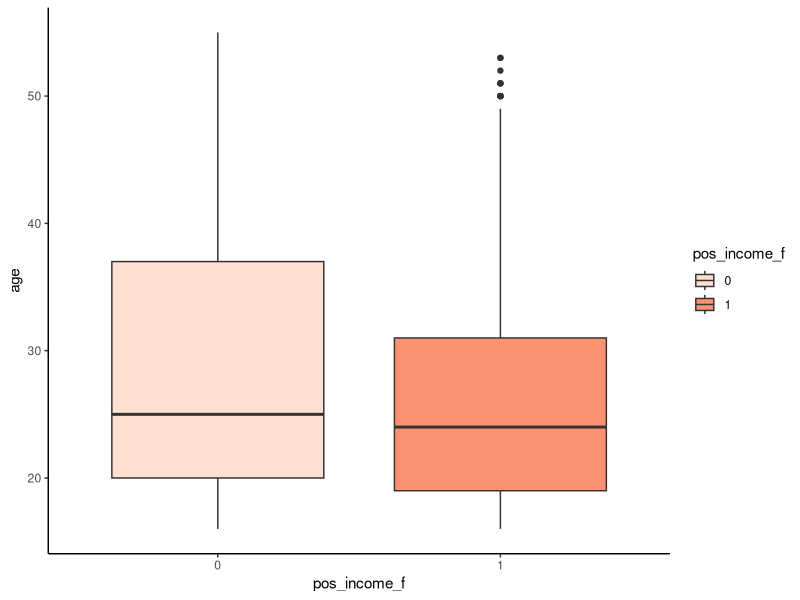
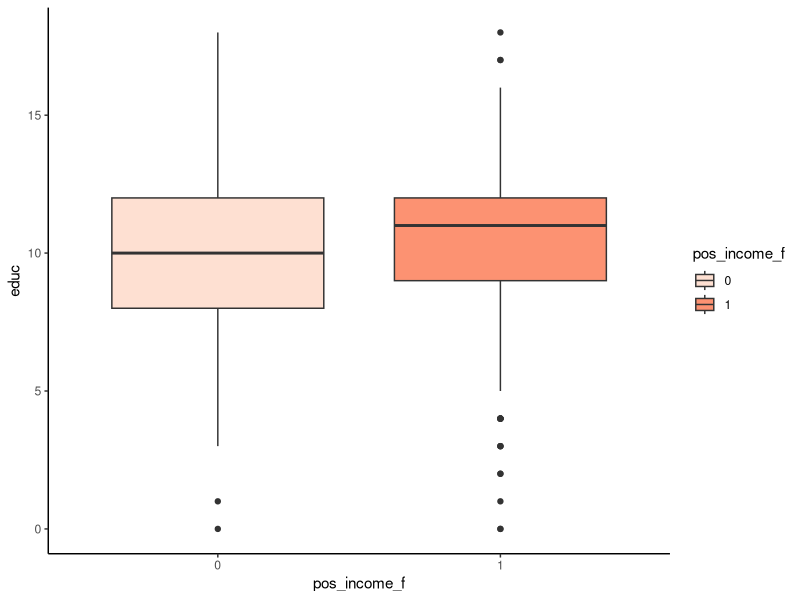
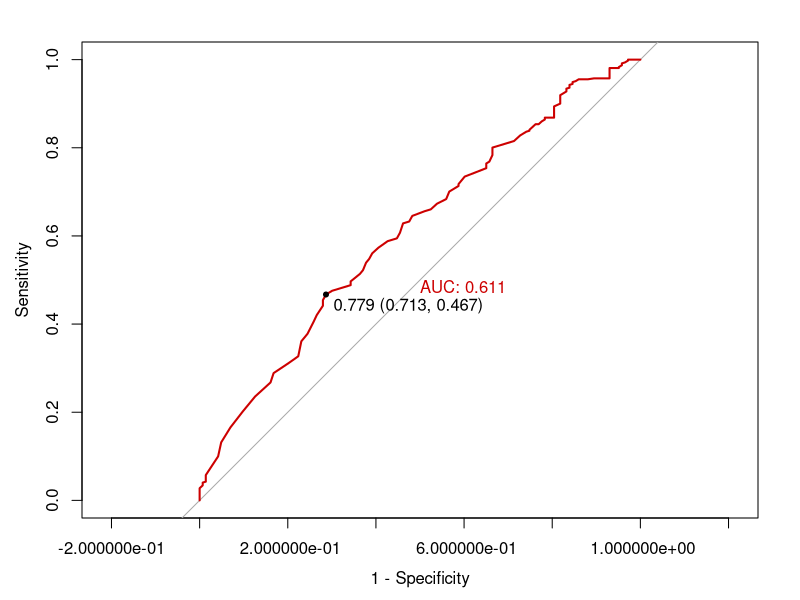
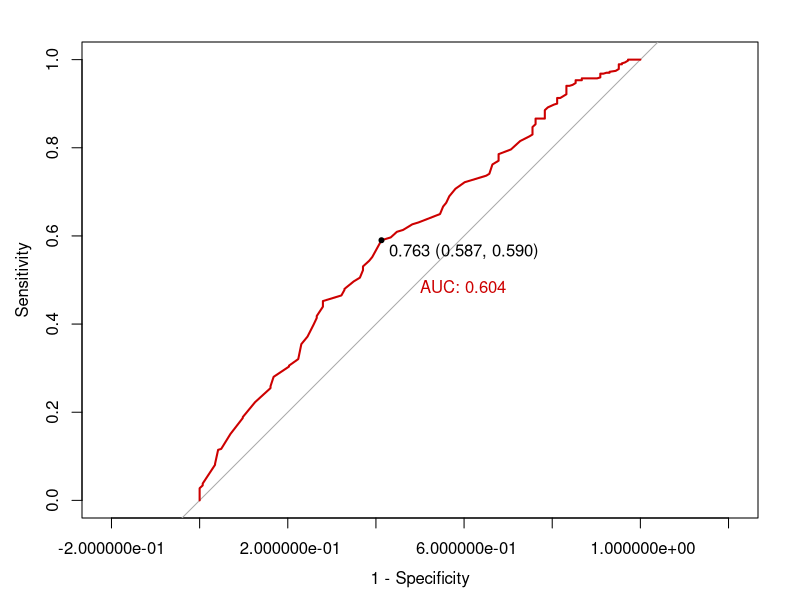
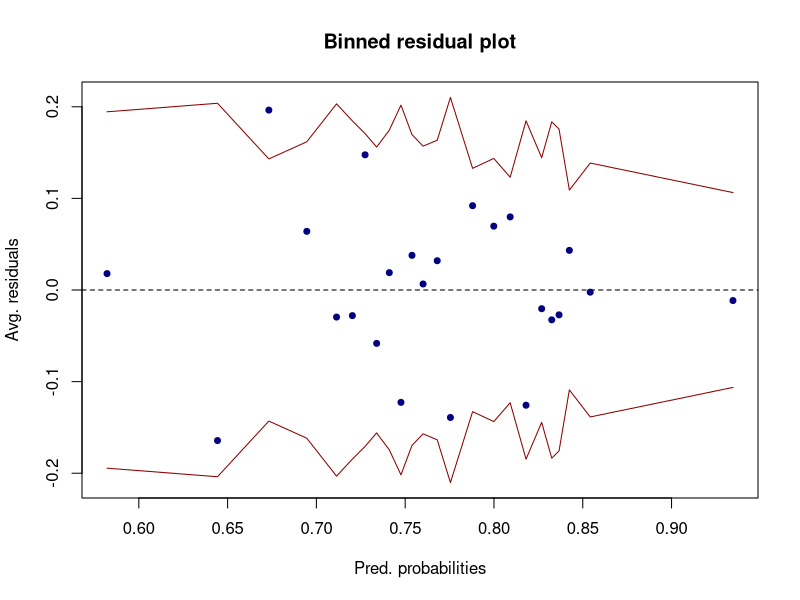
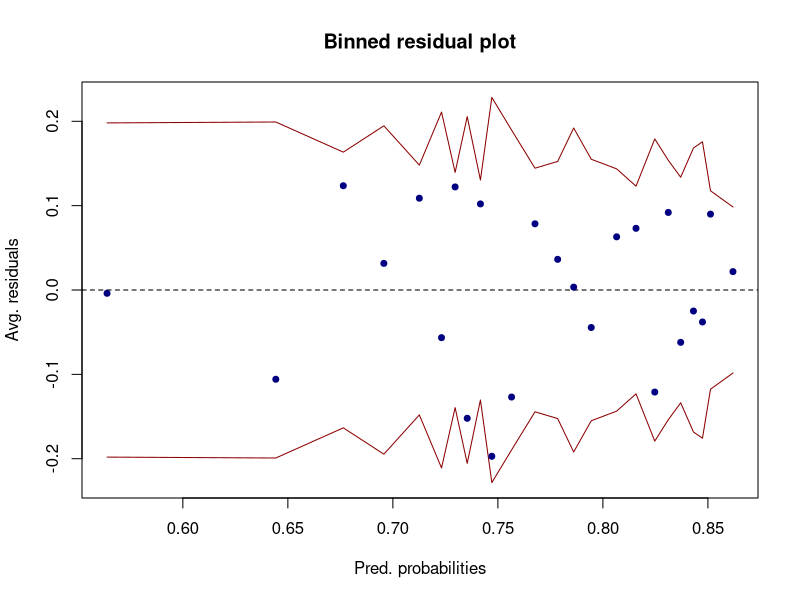

Write R code to recreate these figures, in order.
rm(list = ls())

library(arm)
library(rms)
library(pROC)
library(e1071)
library(caret)
library(ggplot2)
library(plyr)
require(gridExtra)


##########################################################################
############################ 0. Loading the data #########################
##########################################################################


data <- read.csv("lalondedata.txt", sep=',')

head(data)
str(data)
dim(data)
summary(data)

data$X <- NULL
data$treat <- as.factor(data$treat)
data$black <- as.factor(data$black)
data$hispan <- as.factor(data$hispan)
data$married <- as.factor(data$married)
data$nodegree <- as.factor(data$nodegree)
data$pos_income <- as.integer(data$re78 > 0)
data$pos_income_f <- as.factor(data$pos_income)
# data$race <- data$black


##########################################################################
############################### 1. EDA ###################################
##########################################################################


cond_prob <- function (df, col1, col2) {
  round(apply(table(df[, c(col1, col2)])/sum(table(df[, c(col1, col2)])),
              2,function(x) x/sum(x)), 2)
}


cond_prob(data, "pos_income_f",  "treat")
chisq.test(table(data[,c("pos_income_f", "treat")]))

cond_prob(data, "pos_income_f",  "black")
chisq.test(table(data[,c("pos_income_f", "black")]))  # **

cond_prob(data, "pos_income_f",  "hispan")
chisq.test(table(data[,c("pos_income_f", "hispan")]))

cond_prob(data, "pos_income_f",  "married")
chisq.test(table(data[,c("pos_income_f", "married")]))

cond_prob(data, "pos_income_f",  "nodegree")
chisq.test(table(data[,c("pos_income_f", "nodegree")]))


ggplot(data,aes(x=pos_income_f, y=age, fill=pos_income_f)) +
  geom_boxplot() +
  scale_fill_brewer(palette="Reds") + 
  theme_classic()

ggplot(data,aes(x=pos_income_f, y=educ, fill=pos_income_f)) +  # **
  geom_boxplot() +
  scale_fill_brewer(palette="Reds") + 
  theme_classic()

# Interactions
cond_prob(data[data$black == 1,], "pos_income_f",  "treat")    # **  
cond_prob(data[data$black == 0,], "pos_income_f",  "treat")
table(data[, c("treat", "black")])


cond_prob(data[data$hispan == 1,], "pos_income_f",  "treat")   
cond_prob(data[data$hispan == 0,], "pos_income_f",  "treat")

data$sum_r <- (as.integer(data$black) - 1) + (as.integer(data$hispan) - 1)
table(data$sum_r)

cond_prob(data[data$married == 1,], "pos_income_f",  "treat")  # ** 
cond_prob(data[data$married == 0,], "pos_income_f",  "treat")

cond_prob(data[data$nodegree == 1,], "pos_income_f",  "treat")   
cond_prob(data[data$nodegree == 0,], "pos_income_f",  "treat")


##########################################################################
############################### 2. Model Selection #######################
##########################################################################


null_model <- glm(pos_income_f ~ treat, data = data, family=binomial)
full_model <- glm(pos_income_f ~ treat + black + hispan + 
                    age + educ + married + treat * black + treat * married,
                  data=data, family=binomial)
step_model <- step(null_model, scope = list(lower=null_model, upper=full_model),
                   direction='both', trace=0)

# Model with no interactions
nointeract_model <- glm(pos_income_f ~ treat + age + black,
                      data=data, family=binomial)
anova(step_model, nointeract_model, test='Chisq')  # non significant interaction
                                                   # treat * black

step_model_matrix <- confusionMatrix(as.factor(ifelse(fitted(step_model) >= 0.5, "1", "0")),
                                     data$pos_income_f, positive = "1")
step_model_matrix$overall["Accuracy"]
sum(as.integer(data$pos_income)) / nrow(data)
step_model_matrix$byClass[c("Sensitivity","Specificity")]

roc(data$pos_income_f, fitted(step_model),
    plot=T, print.thres="best", legacy.axes=T,
    print.auc =T, col="red3")

step_model_matrix <- confusionMatrix(as.factor(ifelse(fitted(step_model) >= 0.779, "1", "0")),
                                     data$pos_income_f, positive = "1")
step_model_matrix$overall["Accuracy"]
sum(as.integer(data$pos_income)) / nrow(data)
step_model_matrix$byClass[c("Sensitivity","Specificity")]


ni_model_matrix <- confusionMatrix(as.factor(ifelse(fitted(nointeract_model) >= 0.5, "1", "0")),
                                     data$pos_income_f, positive = "1")
ni_model_matrix$overall["Accuracy"]
sum(as.integer(data$pos_income)) / nrow(data)
ni_model_matrix$byClass[c("Sensitivity","Specificity")]

roc(data$pos_income_f, fitted(nointeract_model),
    plot=T, print.thres="best", legacy.axes=T,
    print.auc =T, col="red3")

ni_model_matrix <- confusionMatrix(as.factor(ifelse(fitted(nointeract_model) >= 0.763, "1", "0")),
                                   data$pos_income_f, positive = "1")
ni_model_matrix$overall["Accuracy"]
sum(as.integer(data$pos_income)) / nrow(data)
ni_model_matrix$byClass[c("Sensitivity","Specificity")]


##########################################################################
############################### 3.Model assessment #######################
##########################################################################


rawresid1 <- residuals(step_model, "resp")
binnedplot(x=fitted(step_model),y=rawresid1,
           xlab="Pred. probabilities",
           col.int="red4", ylab="Avg. residuals",
           main="Binned residual plot", col.pts="navy")

rawresid2 <- residuals(nointeract_model, "resp")
binnedplot(x=fitted(nointeract_model),y=rawresid2,
           xlab="Pred. probabilities",
           col.int="red4", ylab="Avg. residuals",
           main="Binned residual plot", col.pts="navy")


##########################################################################
############################### 4. Inference #############################
##########################################################################
